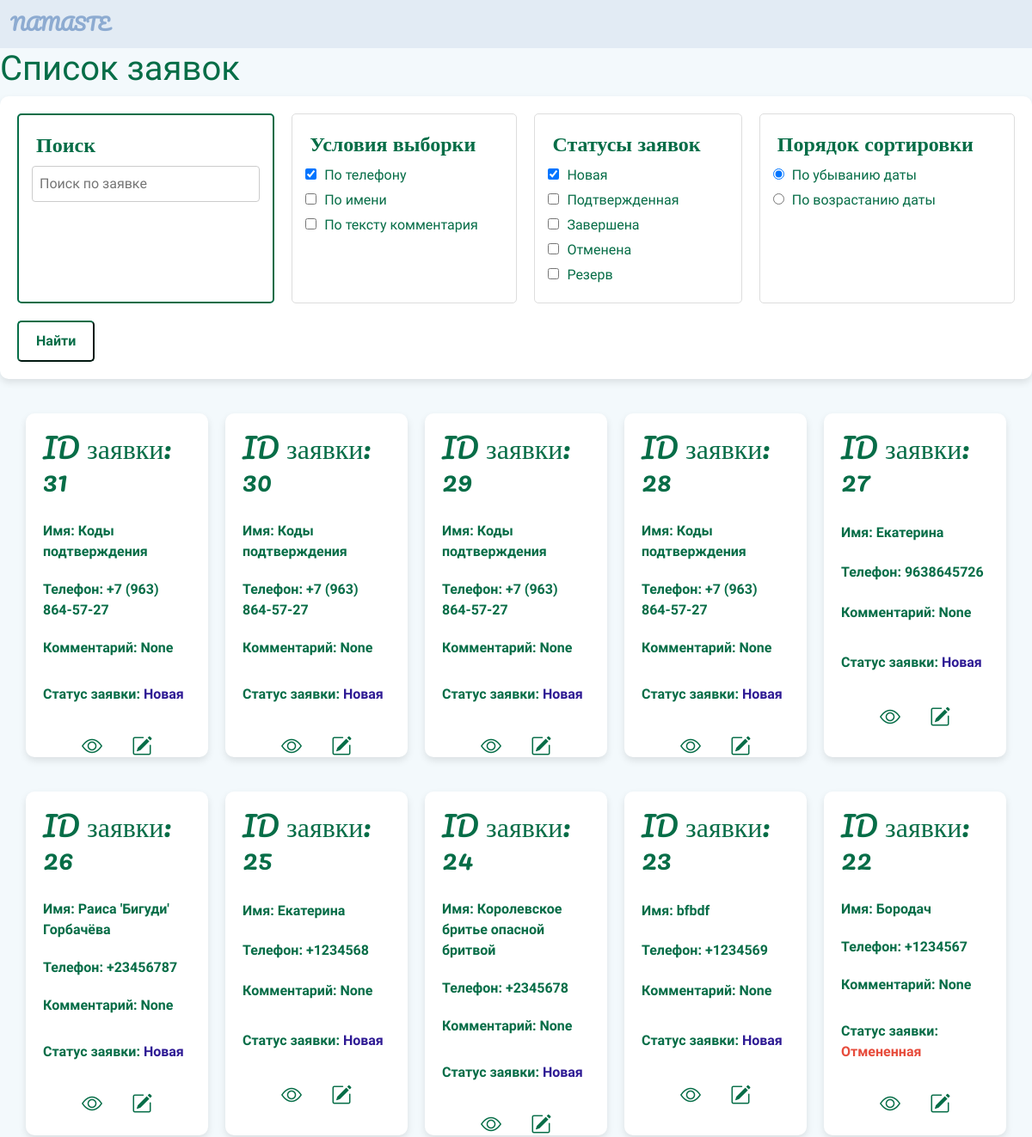
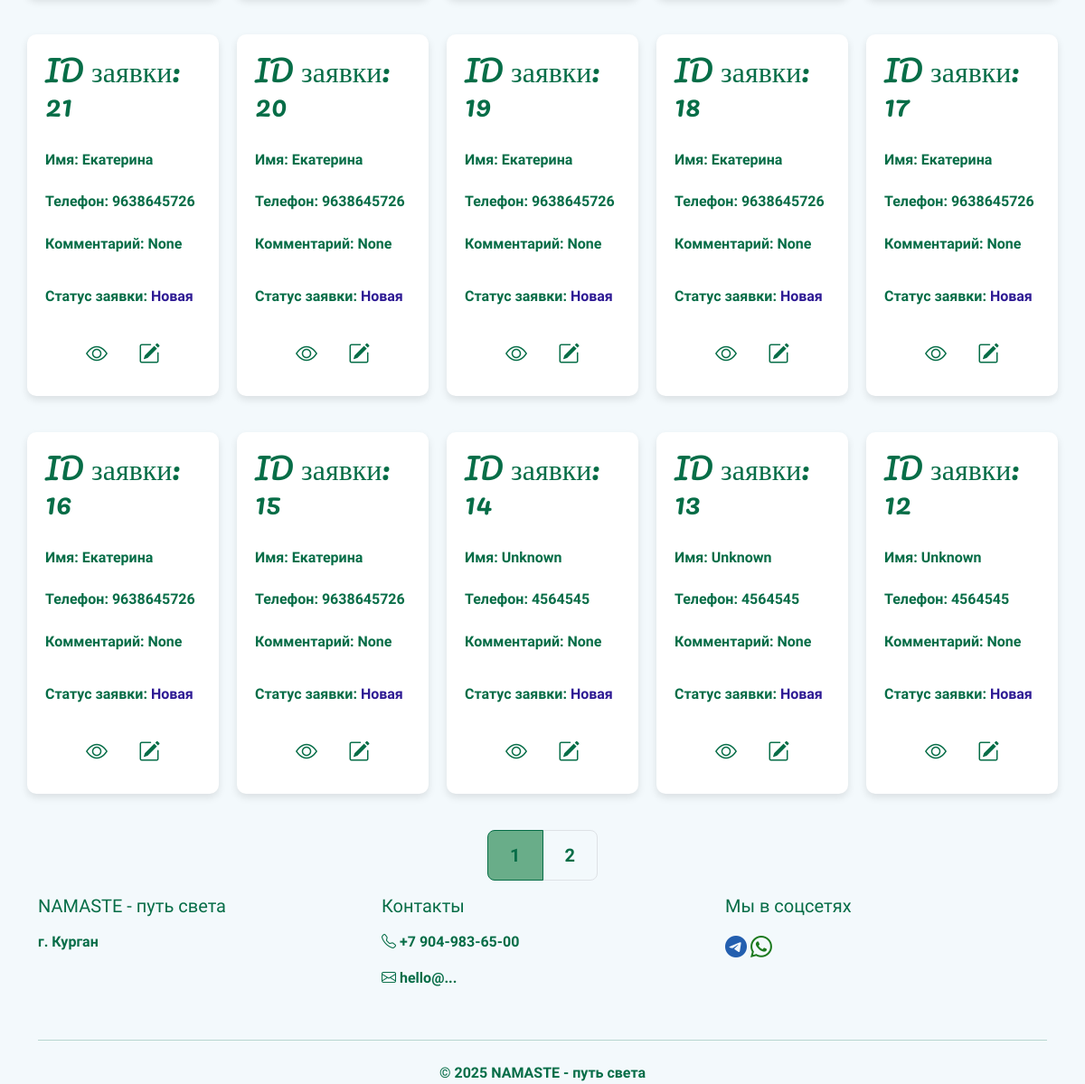
The page /applications/ on the database as committed earlier (2 pictures, top to bottom).
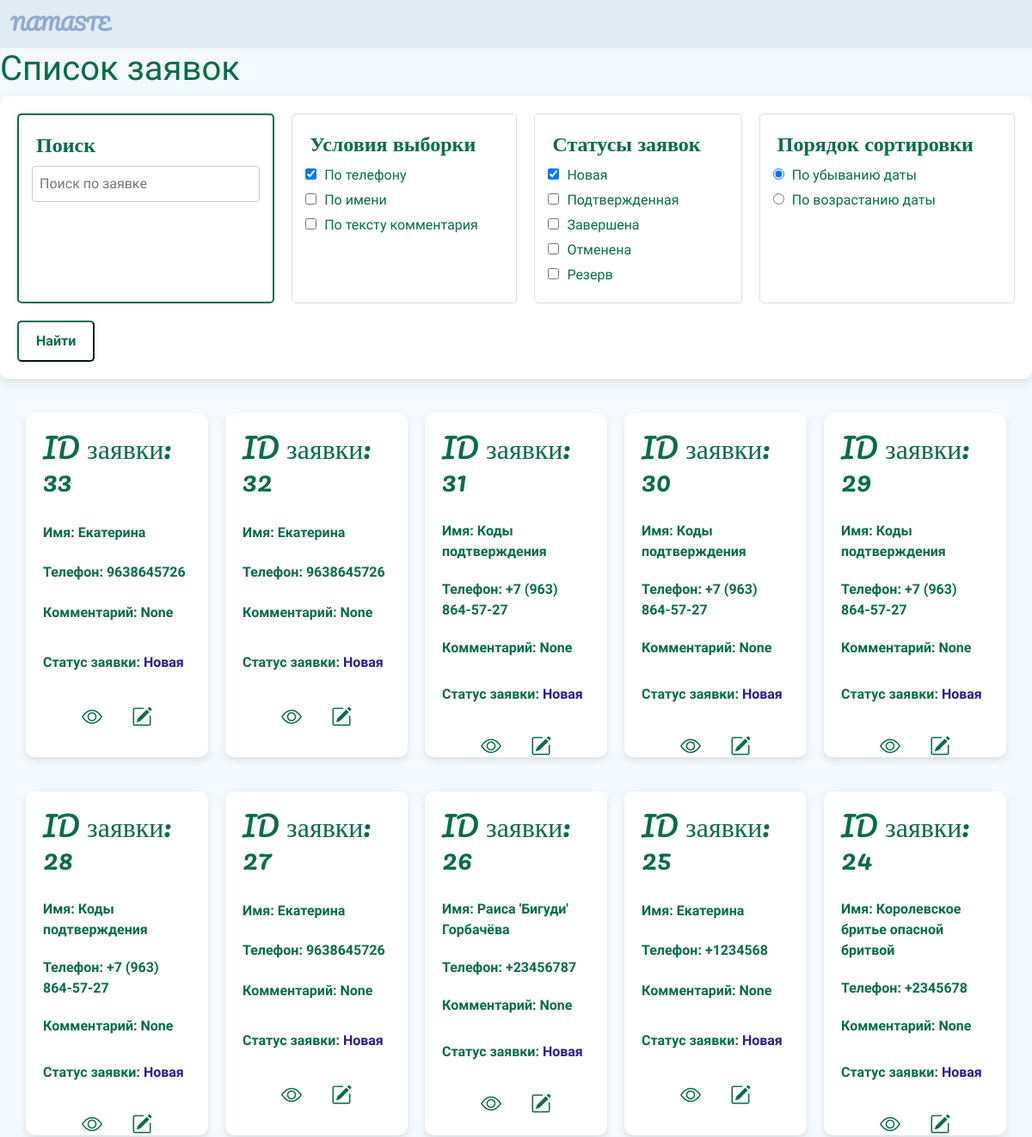
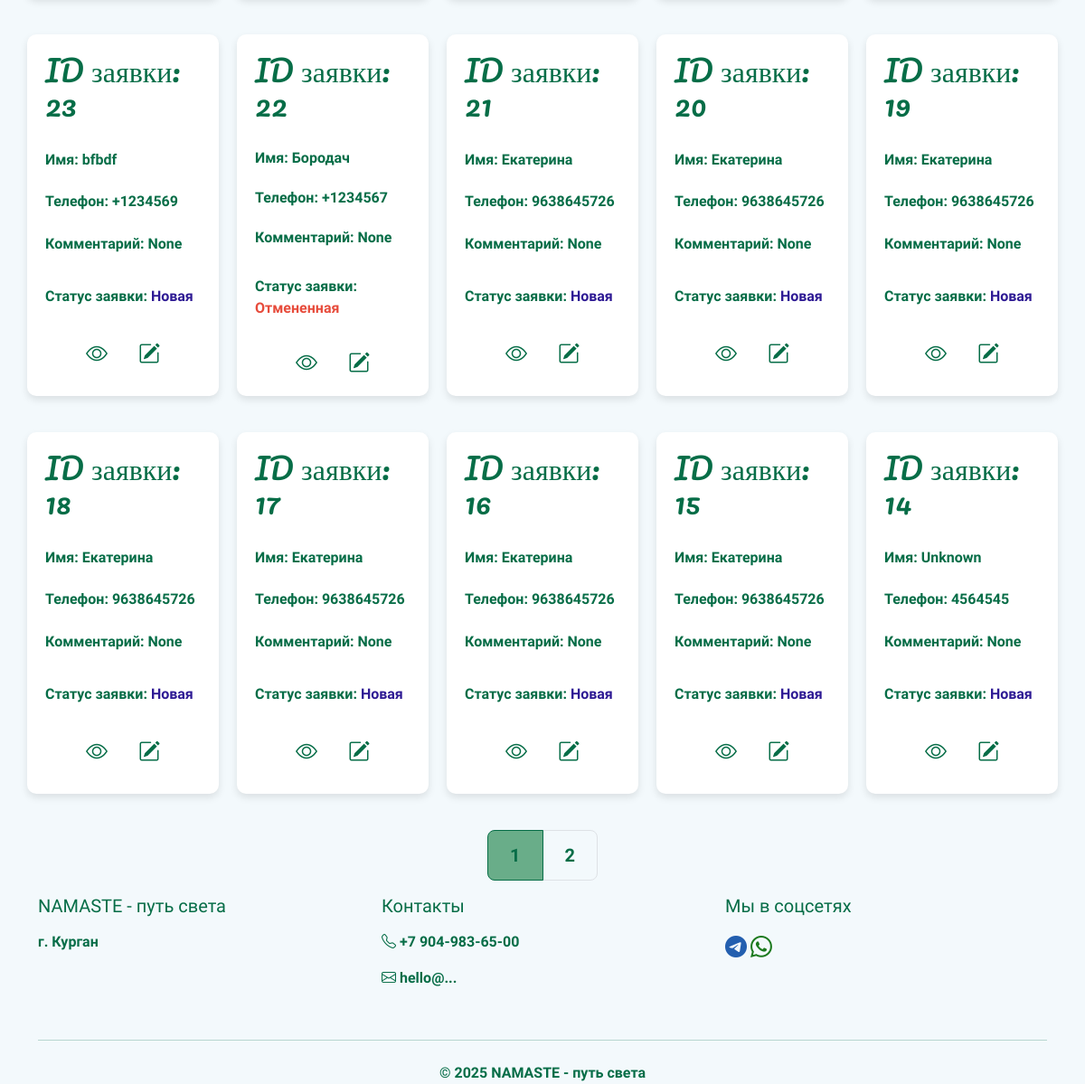
The same page on the database as committed later (2 pictures, top to bottom).
### core/models.py (models this page shows, shortened)
class Application(models.Model):
    STATUS_CHOICES = (
        ("new", "Новая"),
        ("confirmed", "Подтвержденная"),
        ("completed", "Завершенная"),
        ("canceled", "Отмененная"),
        ( "reserve", "Резерв")
    )
    name = models.CharField(max_length=100, verbose_name="Имя")
    phone = models.CharField(max_length=20, verbose_name="Телефон")
    comment = models.CharField(max_length=500, null=True, blank=True, verbose_name="Комментарий")
    status = models.CharField(choices=STATUS_CHOICES, default="new", max_length=20, verbose_name="Статус")
    date_created = models.DateTimeField(auto_now_add=True, null=True, blank=True, verbose_name="Дата создания")
    date_updated = models.DateTimeField(auto_now=True, null=True, blank=True, verbose_name="Дата обновления")
    schedule = models.ForeignKey(Schedule, blank=True, null=True, on_delete=models.CASCADE)
    class Meta:
        verbose_name = "Запись"
        verbose_name_plural = "Записи"

### core/views.py (the view, shortened to what this page needs)
# urls.py: path("applications/", ApplicationsListView.as_view(), name="all-applications"),
class ApplicationsListView(ListView):
    model = Application
    template_name = "applications_list.html"
    context_object_name = "applications"
    paginate_by = 20
    def get_queryset(self):
        queryset = super().get_queryset()
        search_query = self.request.GET.get("q", "")
        checkbox_name = self.request.GET.get("search_by_name", "")
        checkbox_phone = self.request.GET.get("search_by_phone", "")
        checkbox_comment = self.request.GET.get("search_by_comment", "")
        checkbox_status_new = self.request.GET.get("status_new", "")
        checkbox_status_confirmed = self.request.GET.get("status_confirmed", "")
        checkbox_status_completed = self.request.GET.get("status_completed", "")
        checkbox_status_canceled = self.request.GET.get("status_canceled", "")
        checkbox_status_reserved = self.request.GET.get("status_reserved", "")
        order_by_date = self.request.GET.get("order_by_date", "desc")
        search_q = Q()
        status_q = Q()
        if checkbox_status_new:
            status_q |= Q(status="new")
        if checkbox_status_confirmed:
            status_q |= Q(status="confirmed")
        if checkbox_status_completed:
            status_q |= Q(status="completed")
        if checkbox_status_canceled:
            status_q |= Q(status="canceled")
        if checkbox_status_reserved:
            status_q |= Q(status="reserved")
        ordering = "-date_created" if order_by_date == "desc" else "date_created"
        orders = (queryset.filter(search_q & status_q).order_by(ordering))
        return orders
    def get_context_data(self, **kwargs):
        context = super().get_context_data(**kwargs)
        get_params = self.request.GET.copy()
        if 'page' in get_params:
            del get_params['page']
        context['get_params'] = get_params.urlencode()
        return context

### templates/applications_list.html (shortened to what this page needs)
{% extends "base.html" %}
{% block content %}
<h1>Список заявок</h1>
<form action="" method="get" class="search-form">
    <fieldset class="fieldset-highlight">
        <legend>Поиск</legend>
        <input type="text" name="q" placeholder="Поиск по заявке" value="{{ request.GET.q }}">
    </fieldset>
    <fieldset class="options">
        <legend>Условия выборки</legend>
        <label><input type="checkbox" name="search_by_phone" {% if request.GET.search_by_phone or 'q' not in request.GET %}checked{% endif %}> По телефону</label>
        <label><input type="checkbox" name="search_by_name" {% if request.GET.search_by_name %}checked{% endif %}> По имени</label>
        <label><input type="checkbox" name="search_by_comment" {% if request.GET.search_by_comment %}checked{% endif %}> По тексту комментария</label>
    </fieldset>
    <fieldset class="options">
        <legend>Статусы заявок</legend>
        <label><input type="checkbox" name="status_new" {% if request.GET.status_new or 'q' not in request.GET %}checked{% endif %}> Новая</label>
        <label><input type="checkbox" name="status_confirmed" {% if request.GET.status_confirmed %}checked{% endif %}> Подтвержденная</label>
        <label><input type="checkbox" name="status_completed" {% if request.GET.status_completed %}checked{% endif %}> Завершена</label>
        <label><input type="checkbox" name="status_canceled" {% if request.GET.status_canceled %}checked{% endif %}> Отменена</label>
        <label><input type="checkbox" name="status_reserved" {% if request.GET.status_reserved %}checked{% endif %}> Резерв</label>
    </fieldset>
    <fieldset class="options">
        <legend>Порядок сортировки</legend>
        <label><input type="radio" name="order_by_date" value="desc" {% if request.GET.order_by_date == 'desc' or 'q' not in request.GET %}checked{% endif %}> По убыванию даты</label>
        <label><input type="radio" name="order_by_date" value="asc" {% if request.GET.order_by_date == 'asc' %}checked{% endif %}> По возрастанию даты</label>
    </fieldset>
    <button type="submit">Найти</button>
</form>
<div class="flex-container">
    {% for application in applications %}
        {% include "include_application_card.html" with application=application %}
    {% endfor %}
</div>
    {% if page_obj.has_other_pages %}
        <nav aria-label="...">
            <ul class="pagination pagination-lg justify-content-center">
                {% for page in page_obj.paginator.page_range %}
                {% if page == page_obj.number %}
                   <li class="page-item active" aria-current="page">
                        <span class="page-link">{{ page }}</span>
                    </li>
                {% else %}
                   <li class="page-item"><a class="page-link" href="?{% if get_params %}{{ get_params }}&{% endif %}page={{ page }}">{{ page }}</a></li>
                {% endif %}
                {% endfor %}
            </ul>
        </nav>
    {% endif %}
{% endblock content %}

### templates/include_application_card.html (shortened to what this page needs)
        <div class="flex-card">
            <h2>ID заявки: {{ application.id }}</h2>
            <p>Имя: {{ application.name }}</p>
            <p>Телефон: {{ application.phone }}</p>
            <p>Комментарий: {{ application.comment }}</p>
            <div class="schedules">
            </div>
            <p>Статус заявки: <span class="{{ application.status }}">{{ application.get_status_display }}</span></p>
            <div class="card-actions">
                <a href="{% url 'application' application.id %}" class="btn btn-icon" title="Детали">
                    <i class="bi bi-eye"></i>
                </a>
                <a href="{% url 'application-update' application.id %}" class="btn btn-icon" title="Редактировать">
                    <i class="bi bi-pencil-square"></i>
                </a>
            </div>
        </div>

Rows that differ between the two databases and show on the page:
no longer on this page (row unchanged): Application: id "13", name "Unknown", phone "4564545", comment "None", status "Новая"
no longer on this page (row unchanged): Application: id "12", name "Unknown", phone "4564545", comment "None", status "Новая"
added Application: id "33", name "Екатерина", phone "9638645726", comment "None", status "Новая"
added Application: id "32", name "Екатерина", phone "9638645726", comment "None", status "Новая"
